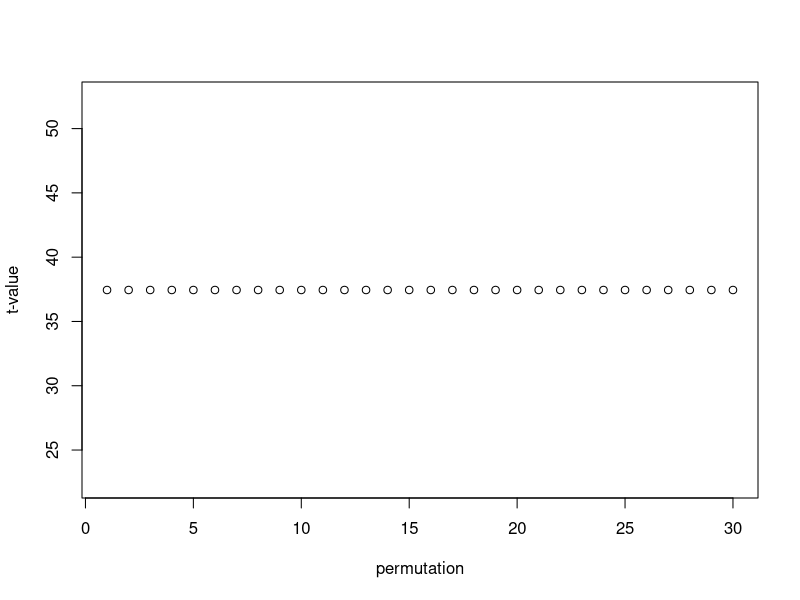
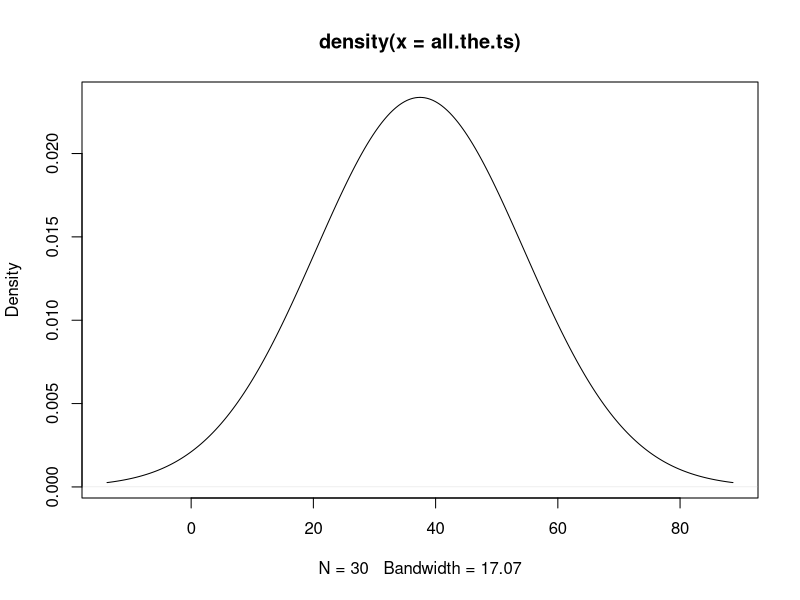

Reproduce these figures in R, in order.
## ---- chunk 1
knitr::opts_chunk$set(echo = TRUE)
## ---- chunk 2
data("iris")
data.subset<-subset(iris, iris[,5] %in% c("setosa", "versicolor")) #subset the data into only 2 species
# T-test to find differences in sepal length between setosa and versicolor species
observed.t = t.test(data.subset$Sepal.Width,data.subset$Species=="setosa")$statistic

## ---- chunk 3
#Function to permute class labels and outputs the t_value
perm.t = function(doesnt.matter, x, y){
  # Shuffle the species label
  y.shuffle = sample(y)
  # Calculate t-test on this new permutation
  t.value = t.test(x,y.shuffle)$statistic
  #print(y.shuffle==y) #check that the shuffling is different than the original
  return(t.value)
}

n = 30 #number of permutations
all.the.ts = sapply(1:n, perm.t, x=data.subset$Sepal.Width, y=data.subset$Species=='setosa')

# Check to see where our observed t_value sits on the distribution of permuted values
p.value = sum(all.the.ts <= abs(observed.t))/n #the p-value is significant if less than 0.05 generally
# P-value
print(p.value)
## ---- chunk 4
plot(all.the.ts, xlab="permutation",ylab='t-value')
plot(density(all.the.ts))
